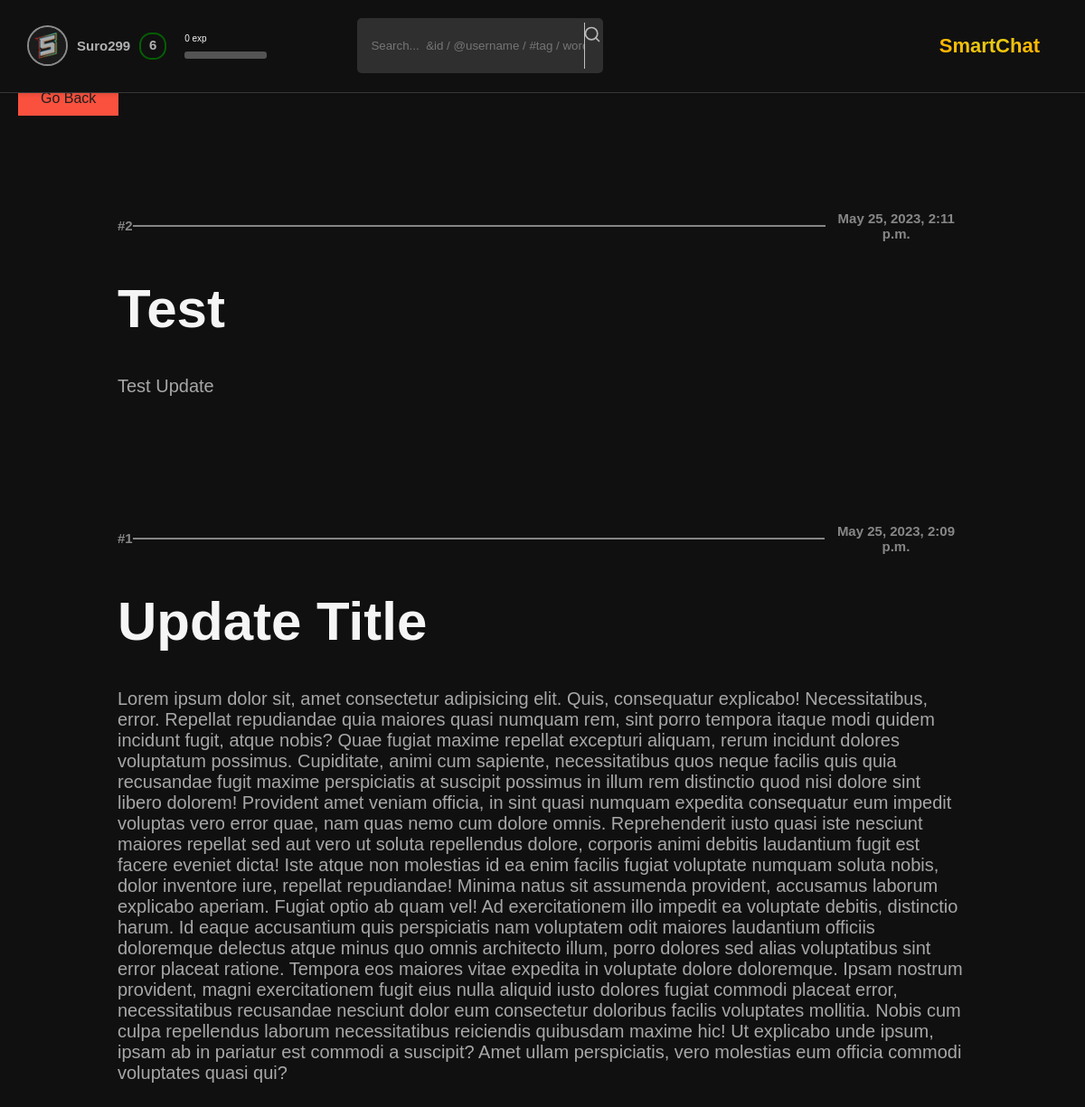
/us/lastest_update/ (signed in), run on the app's committed database.
### users/models.py (models this page shows, shortened)
class CustomUser(AbstractBaseUser, PermissionsMixin):
    ACTIVITY_CHOICES = (
        ('all', 'all'),
        ('friends', 'friends'),
        ('nobody', 'nobody'),
    )
    AVATAR_CHOICES = (
        ('all', 'all'),
        ('friends', 'friends'),
    )
    username = models.CharField(_("User name"), max_length = 255, unique = True)
    first_name = models.CharField(_("User First Name"), max_length = 100, blank = True)
    last_name = models.CharField(_("User Last Name"), max_length = 100, blank = True)
    email = models.EmailField(_("email address"), blank = True, default = "",)
    avatar = models.ImageField(_("User avatar"), blank = True, default = "default_avatar.png",)
    description = models.TextField(_("User Description"), blank = True, default = "No BIO")
    subscribers_set = models.ManyToManyField('CustomUser', blank = True, related_name = 'subscriptions')
    posts_posted = models.PositiveBigIntegerField(_("posts_posted"), default = 0)
    reactions = models.PositiveBigIntegerField(_("reactions"), default = 0)
    points = models.PositiveBigIntegerField(_("points"), default = 0)
    level = models.PositiveIntegerField("User level", default = 1)
    exp = models.PositiveIntegerField("User Exp", default = 0)
    favorites = models.ManyToManyField('main.PostsModel', blank = True)
    subscription_set = models.ManyToManyField('CustomUser', blank = True, related_name = 'subscribers')
    friends_set = models.ManyToManyField('CustomUser', blank = True, related_name = 'friends')
    is_staff = models.BooleanField(default = False)
    is_active = models.BooleanField(default = True)
    date_joined = models.DateTimeField(auto_created=True, default=timezone.now)
    avatar_visibility = models.CharField(max_length=7, choices= AVATAR_CHOICES, default='all')
    activity_visibility = models.CharField(max_length=7, choices= ACTIVITY_CHOICES, default='all')
    USERNAME_FIELD = "username"
    REQUIRED_FIELDS = ["email"]
    objects = CustomUserManager()

### about_us/models.py (models this page shows, shortened)
class LastestUpdate(models.Model):
    title = models.CharField("Update Title", max_length = 255)
    text = models.TextField("Update Text")
    date = models.DateTimeField(auto_created=True, default=timezone.now)
    class Meta:
        verbose_name = "Lastest Update"
        verbose_name_plural = "Lastest Updates"

### about_us/views.py (the view)
# urls.py: path("lastest_update/", views.lastest_update, name = "lastest_update"),
def lastest_update(request):
    if not (request.user.is_authenticated):
        return redirect("/")
    lastest_update = LastestUpdate.objects.all()[::-1]
    return render(request, "about_us/lastest_update.html", context = {
        "lastest_update": lastest_update
    })

### about_us/templates/about_us/lastest_update.html (shortened to what this page needs)
{% extends 'main/base.html' %}
{% load static %}
{% block css %}
    <link rel="stylesheet" href="{% static 'about_us/css/lastest_update/style.css' %}">
{% endblock %}
{% block main %}
    <button onclick="history.back()"> Go Back </button>
    <main>
        {% for i in lastest_update %}
        <section>
            <div>
                <h1>#{{ i.id }}</h1>
                <span></span>
                <h1> {{ i.date }} </h1>
            </div>
            <div>
                <h1> {{ i.title }} </h1>
                <p>
                    {{ i.text }}
                </p>
            </div>
        </section>
        {% endfor %}
    </main>
{% endblock %}

### main/templates/main/base.html (shortened to what this page needs)
{% load static %}
<!DOCTYPE html>
<html lang="en">
  <head>
    <link rel="stylesheet" href="{% static 'main/css/dop/header/style.css'%}" />
    <link
      rel="stylesheet"
      href="{% static 'main/css/dop/set_menu/style.css' %}"
    />
    {% block css %} {% endblock %}
  </head>
  <body>
    <header>
      <div onclick="OpenSettingsWindow()">
        <span>
          <img src="{{ user.avatar.url }}" alt="User Avatar" />
        </span>
        <h1>{{ user.username }}</h1>
        {% if user.level < 10 %}
        <div style="border-color: green">
          <h1>{{ user.level }}</h1>
        </div>
        {% endif %}
      </div>
      <div>
        <p>{{ user.exp }} exp</p>
        <div>
        </div>
      </div>
      <div>
        <form action="{% url 'posts' %}">
          <input type="text" name = "search" placeholder="Search...  &id / @username / #tag / word" />
          <button type="submit">
            <img src="{% static 'main/icon/search.svg' %}" alt="">
          </button>
        </form>
      </div>
      <div>
        <h1>SmartChat</h1>
      </div>
    </header>
    {% block main %} {% endblock %}
  </body>
</html>

### main/static/main/css/dop/header/style.css (style rules this page uses)
header { grid-area: 1 / 1 / 2 / 7; border-bottom: 1px solid #373737; display: flex; justify-content: space-between; align-items: center; padding: 10px; background-color: #101010; box-shadow: 0 2px 4px rgba(0, 0, 0, 0.1); padding: 0 3rem; z-index: 5; }
header > div:nth-child(1) { opacity: 70%; display: flex; align-items: center; transition: 0.2s; margin-right: 2rem; }
header > div:nth-child(1) > span { width: 4.5rem; height: 4.5rem; border-radius: 50%; border: 2px solid silver; margin-right: 1rem; border-radius: 50%; outline: hidden; overflow: hidden; display: flex; justify-content: center; align-content: center; }
header > div:nth-child(1) > span > img { height: 100%; border-radius: 50%; }
header > div:nth-child(1) > h1 { user-select: none; font-weight: bold; font-size: 1.5rem; margin-right: 1rem; }
header > div:nth-child(1) > div { width: 3rem; height: 3rem; display: flex; justify-content: center; align-items: center; border: 2px solid gold; border-radius: 45%; }
header > div:nth-child(1) > div > h1 { width: 100%; height: 100%; display: flex; justify-content: center; align-items: center; padding-bottom: 0.2rem; font-size: 1.5rem; user-select: none; }
header > div:nth-child(2) { width: 8%; height: 2.8rem; display: flex; flex-direction: column; justify-content: space-between; }
header > div:nth-child(2) > div { width: 100%; height: 0.8rem; background-color: #545454; overflow: hidden; border-radius: 3px; }
header > div:nth-child(3) { height: 100%; flex-grow: 1; margin: 0 10rem; display: flex; justify-content: start; align-items: center; }
header > div:nth-child(3) > form { width: 50%; height: 60%; display: flex; justify-content: space-between; align-items: center; background-color: #2f2f2f; border-radius: 5px; padding: 0.5rem; }
header > div:nth-child(3) > form > input { background-color: #2f2f2f; width: 94%; height: 100%; border: none; outline: none; color: whitesmoke; padding-left: 1rem; }
header > div:nth-child(3) > form > button { width: 6%; height: 100%; background-color: transparent; border: none; outline: none; display: flex; padding-top: 0.3rem; display: flex; justify-content: center; align-content: center; border-left: 1px solid silver; cursor: pointer; }
header > div:nth-child(3) > form > button > img { width: 20px; opacity: .7; transition: 0.2s; }
header > div:nth-child(4) { height: 5rem; display: flex; margin-right: 2rem; }
header > div:nth-child(4) > h1 { display: flex; align-items: center; font-size: 2.2rem; background: radial-gradient(ellipse farthest-side at top center, #e8c812 50%, #ffb700 100%); background-clip: text; -webkit-background-clip: text; -webkit-text-fill-color: transparent; }

### about_us/static/about_us/css/lastest_update/style.css (style rules this page uses)
* { margin: 0; padding: 0; box-sizing: border-box; text-decoration: none; }
html { font-size: 10px; font-family: Arial, Helvetica, sans-serif; color: whitesmoke; }
body { background-color: #101010; width: 100%; height: 100vh; display: grid; grid-template-columns: 0.8fr repeat(4, 1fr) 0.8fr; grid-template-rows: 0.4fr repeat(5, 1fr); grid-column-gap: 0px; grid-row-gap: 0px; }
body > button { left: 2rem; top: 9rem; color: #1f1f1f; padding: 1rem 2.5rem; background: transparent; cursor: pointer; transition: all 0.3s ease; position: relative; display: inline-block; position: absolute; outline: none; background: #f9513e; border: none; z-index: 1; font-size: 1.6rem; }
body > button::after { position: absolute; content: ""; width: 0; height: 100%; top: 0; right: 0; z-index: -1; background-color: #ff3d3d; transition: all 0.3s ease; }
main { grid-area: 2 / 1 / 7 / 7; width: 100%; padding: 5rem; margin-top: 8rem; overflow-x: hidden; overflow-y: auto; }
main > section { margin-bottom: 14rem; }
main > section > div { width: 100%; padding: 0 8rem; }
main > section > div:nth-child(1) { margin-bottom: 4rem; display: flex; justify-content: space-between; align-items: center; }
main > section > div:nth-child(1) > h1 { text-align: center; color: rgba(245, 245, 245, 0.519); }
main > section > div:nth-child(1) > span { width: 85%; height: 1.8px; background-color: rgba(245, 245, 245, 0.519); }
main > section > div:nth-child(2) > h1 { font-size: 6rem; margin-bottom: 4rem; }
main > section > div:nth-child(2) > p { font-size: 2rem; color: #a7a7a7; }

### data on the page
CustomUser: avatar (picture), username "Suro299", level "6", exp "0"
LastestUpdate: id "2", date "May 25, 2023, 2:11 p.m.", title "Test", text "Test Update"
LastestUpdate: id "1", date "May 25, 2023, 2:09 p.m.", title "Update Title", text "Lorem ipsum dolor sit, amet consectetur adipisicing elit. Quis, consequatur explicabo! Necessitatibus, error. Repellat repudiandae quia maiores quasi numquam rem, sint porro tempora itaque modi quidem incidunt fugit, atque nobis? Quae fugiat maxime repellat excepturi aliquam, rerum incidunt dolores voluptatum possimus. Cupiditate, animi cum sapiente, necessitatibus quos neque facilis quis quia recusandae fugit maxime perspiciatis at suscipit possimus in illum rem distinctio quod nisi dolore sint libero dolorem! Provident amet veniam officia, in sint quasi numquam expedita consequatur eum impedit voluptas vero error quae, nam quas nemo cum dolore omnis. Reprehenderit iusto quasi iste…"
